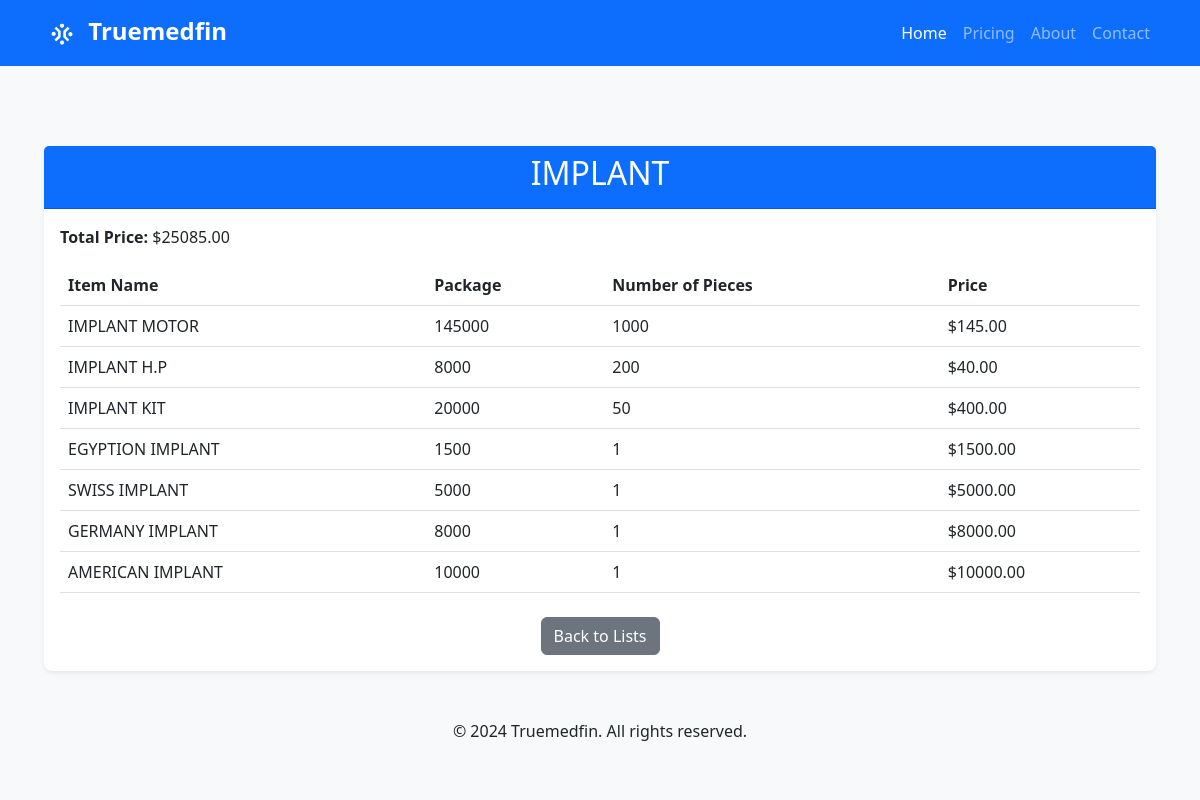
The page /pricing/lists/3/ on the database its author committed.
### dashboard/models.py (models this page shows, shortened)
class List(models.Model):
    name = models.CharField(max_length=100)
    items = models.ManyToManyField(Item)
    def list_price(self):
        items = self.items.all()
        return sum(item.price() for item in items)

class Item(models.Model):
    name = models.CharField(max_length=100)
    package = models.IntegerField()
    number_of_pieces = models.IntegerField()
    def price(self):
        if self.number_of_pieces == 0 or self.package == 0:
            return 0
        return self.package / self.number_of_pieces

### dashboard/views.py (the view)
# urls.py: path('lists/<int:list_id>/', list_detail_view, name='list_detail'),
def list_detail_view(request, list_id):
        list_obj = get_object_or_404(List, id=list_id)
        return render(request, 'list_details.html', {'list': list_obj})

### templates/list_details.html
{% extends "base.html" %} {% block title %}{{ list.name }} Details{% endblock %} {% block content %}
<div class="container mt-5">
    <div class="card shadow-sm">
        <div class="card-header bg-primary text-white">
            <h2 class="text-center">{{ list.name }}</h2>
        </div>
        <div class="card-body">
            <p><strong>Total Price:</strong> ${{ list.list_price|floatformat:2 }}</p>
            <table class="table table-hover">
                <thead>
                    <tr>
                        <th>Item Name</th>
                        <th>Package</th>
                        <th>Number of Pieces</th>
                        <th>Price</th>
                    </tr>
                </thead>
                <tbody>
                    {% for item in list.items.all %}
                    <tr>
                        <td>{{ item.name }}</td>
                        <td>{{ item.package }}</td>
                        <td>{{ item.number_of_pieces }}</td>
                        <td>${{ item.price|floatformat:2 }}</td>
                    </tr>
                    {% endfor %}
                </tbody>
            </table>
            <div class="text-center mt-4">
                <a href="{% url 'lists' %}" class="btn btn-secondary">Back to Lists</a>
            </div>
        </div>
    </div>
</div>
{% endblock %}

### templates/base.html (style rules this page uses)
body { background-color: #f8f9fa; }
.card { border: none; border-radius: 0.5rem; box-shadow: 0 0 1rem rgba(0, 0, 0, 0.1); }

### rows shown on the page
List: name "IMPLANT", list_price "25085.00"
Item: name "IMPLANT MOTOR", package "145000", number_of_pieces "1000", price "145.00"
Item: name "IMPLANT H.P", package "8000", number_of_pieces "200", price "40.00"
Item: name "IMPLANT KIT", package "20000", number_of_pieces "50", price "400.00"
Item: name "EGYPTION IMPLANT", package "1500", number_of_pieces "1", price "1500.00"
Item: name "SWISS IMPLANT", package "5000", number_of_pieces "1", price "5000.00"
Item: name "GERMANY IMPLANT", package "8000", number_of_pieces "1", price "8000.00"
Item: name "AMERICAN IMPLANT", package "10000", number_of_pieces "1", price "10000.00"
